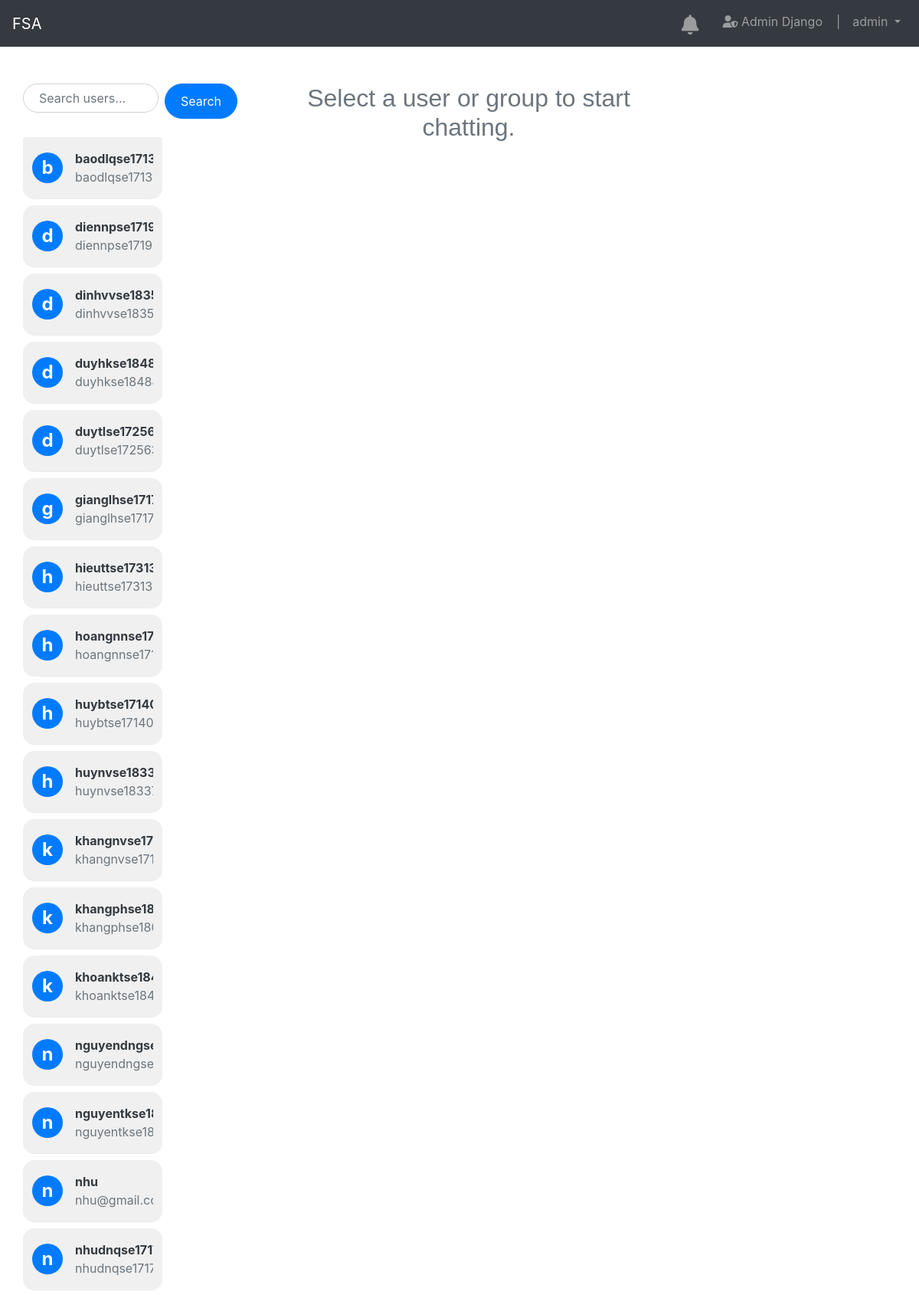
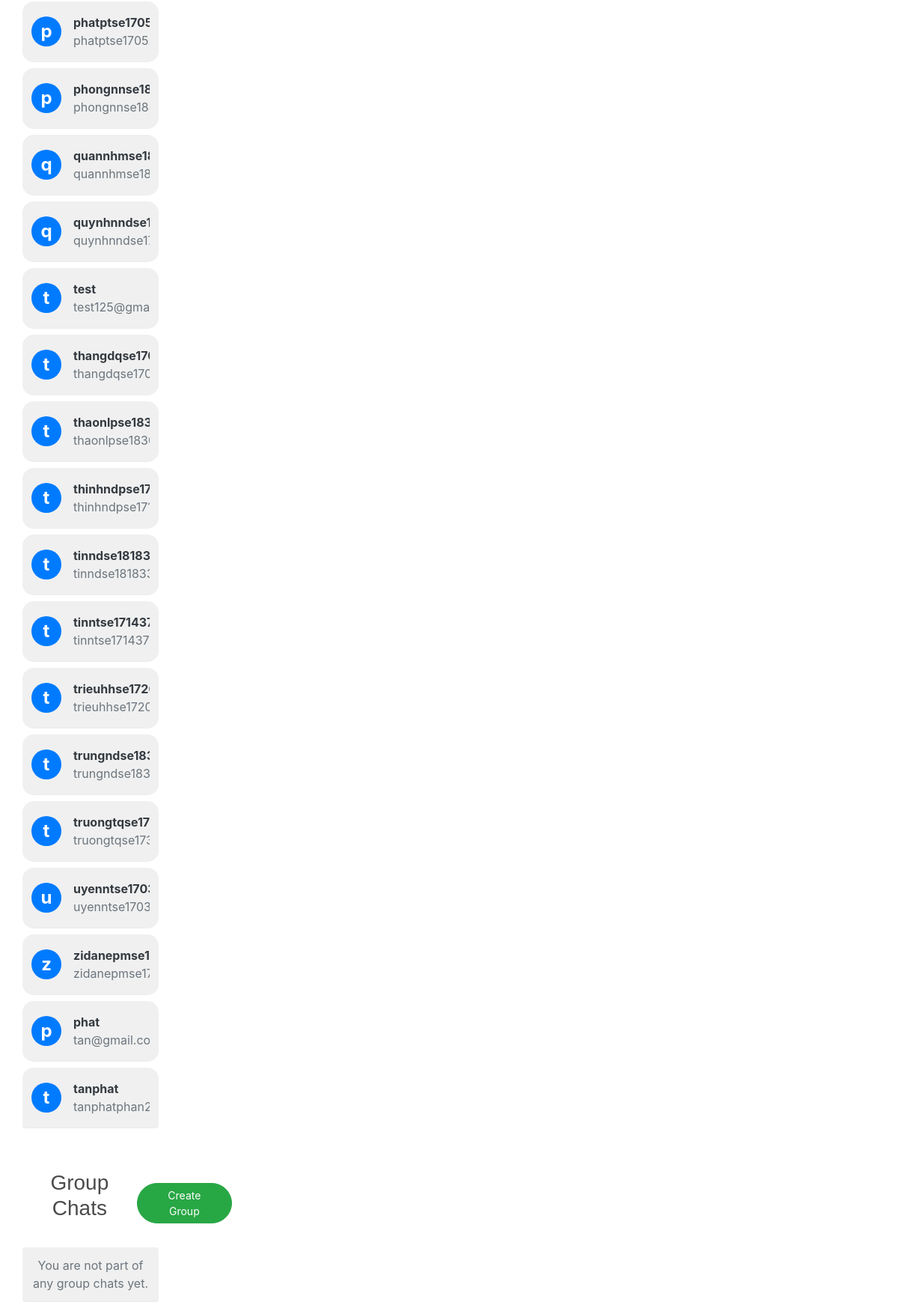
/chat/users/ (signed in), run on the app's committed database (2 pictures, top to bottom).
### user/models.py (models this page shows)
class User(AbstractUser):
    date_joined = models.DateTimeField(auto_now_add=True)
    training_programs = models.ManyToManyField(TrainingProgram, blank=True)
    modules = models.ManyToManyField(Module, related_name='assigned_users', blank=True)
    groups = models.ManyToManyField(
        Group,
        blank=True,
        help_text='The groups this user belongs to.',
        verbose_name='groups',
        related_name='custom_user_groups',
    )
    user_permissions = models.ManyToManyField(
        Permission,
        blank=True,
        help_text='Specific permissions for this user.',
        verbose_name='user permissions',
        related_name='custom_user_permissions',
    )

### chat/views.py (the view, shortened to what this page needs)
# urls.py: path('users/', views.chat_view, name='user_list'),  # User list view
def chat_view(request, username=None, group_id=None):
    current_user = request.user  # Get the current logged-in user
    search_query = request.GET.get('q', '').strip()
    if search_query:
        users = User.objects.filter(
            Q(username__icontains=search_query) |
            Q(email__icontains=search_query) |
            Q(first_name__icontains=search_query)| # Assuming full_name exists
            Q(last_name__icontains=search_query)
        ).exclude(id=current_user.id)
    else:
        users = User.objects.exclude(id=current_user.id)
    if search_query:
        group_chats = GroupChat.objects.filter(
            Q(name__icontains=search_query) &
            (Q(created_by=current_user) | Q(members=current_user))
        ).distinct()
    else:
        group_chats = GroupChat.objects.filter(
            Q(created_by=current_user) | Q(members=current_user)
        ).distinct()
    if group_id:
        group = get_object_or_404(GroupChat, id=group_id)
        if current_user not in group.members.all() and group.created_by != current_user:
            return redirect('some_error_page')  # Unauthorized access
        messages = Chat.objects.filter(group=group).order_by('timestamp')
        if request.method == "POST":
            message_text = request.POST.get('message', '').strip()
            if message_text:
                Chat.objects.create(sender=current_user, group=group, message=message_text)
                return redirect('chat:chat_view', group_id=group.id)
        context = {
            'group': group,
            'messages': messages,
            'users': users,
            'group_chats': group_chats,
            'user': current_user  # Pass the current logged-in user
        }
    else:
        context = {
            'users': users,
            'group_chats': group_chats,
            'user': current_user
        }
    return render(request, 'chat/chat_view.html', context)

### chat/templates/chat/chat_view.html (shortened to what this page needs)
{% extends 'base.html' %}
{% block content %}
<div class="container mt-5">
    <div class="row">
        <div class="col-md-3">
            <div class="user-list-container">
                <div class="search-bar mb-4">
                    <form method="GET" action="{% url 'chat:user_list' %}" class="d-flex justify-content-center">
                        <input type="text" name="q" class="form-control w-75" placeholder="Search users..." value="{{ search_query }}">
                        <button type="submit" class="btn btn-primary ml-2">Search</button>
                    </form>
                </div>
                <div class="user-list mb-5">
                    <ul class="list-group">
                        {% for user in users %}
                            <li class="list-group-item d-flex align-items-center justify-content-between py-3">
                                <div class="user-info d-flex align-items-center">
                                    <div class="user-avatar bg-primary text-white rounded-circle d-flex align-items-center justify-content-center mr-3">
                                        {{ user.username|slice:":1" }}
                                    </div>
                                    <div>
                                        <a href="{% url 'chat:chat_view' username=user.username %}" class="text-dark font-weight-bold">
                                            {{ user.username }}
                                        </a>
                                        <div class="text-muted">{{ user.email }}</div>
                                    </div>
                                </div>
                            </li>
                        {% empty %}
                            <li class="list-group-item text-center text-muted">No users found matching your search.</li>
                        {% endfor %}
                    </ul>
                </div>
                <div class="d-flex justify-content-between align-items-center mb-3">
                    <h3 class="text-center">Group Chats</h3>
                    <a href="{% url 'chat:create_group_chat' %}" class="btn btn-sm btn-success">Create Group</a>
                </div>
                <div class="group-chat-list">
                    <ul class="list-group">
                        {% for group in group_chats %}
                            <li class="list-group-item d-flex align-items-center justify-content-between py-3">
                                <div class="group-info">
                                    <a href="{% url 'chat:chat_view' group_id=group.id %}" class="text-dark font-weight-bold">{{ group.name }}</a>
                                    <div class="text-muted">Created by {{ group.created_by.username }}</div>
                                </div>
                            </li>
                        {% empty %}
                            <li class="list-group-item text-center text-muted">You are not part of any group chats yet.</li>
                        {% endfor %}
                    </ul>
                </div>
            </div>
        </div>
        <div class="col-md-6">
            <div class="chat-box-container">
                {% if group %}
                    <h1 class="text-center">{{ group.name }}</h1>
                    <div class="mt-4">
                        <div class="chat-box">
                            <ul class="list-group mb-4">
                                {% for message in messages %}
                                    <li class="list-group-item {% if message.sender == user %}sent{% else %}received{% endif %}">
                                        <div class="message-content">
                                            <strong>{{ message.sender.username }}:</strong>
                                            <p class="message-text">{{ message.message }}</p>
                                            <small class="text-muted">({{ message.timestamp|date:"M d, Y h:i A" }})</small>
                                            {% if message.sender == user %}
                                                <div class="message-actions mt-2">
                                                    <a href="{% url 'chat:edit_message' message.id %}" class="btn btn-warning btn-sm">Edit</a>
                                                    <form method="POST" action="{% url 'chat:delete_message' message.id %}" style="display:inline;">
                                                        {% csrf_token %}
                                                        <button type="submit" class="btn btn-danger btn-sm">Delete</button>
                                                    </form>
                                                </div>
                                            {% endif %}
                                        </div>
                                    </li>
                                {% empty %}
                                    <li class="list-group-item no-messages">No messages yet. Start the conversation!</li>
                                {% endfor %}
                            </ul>
                        </div>
                    </div>
                    <form method="POST" class="mb-4" id="messageForm">
                        {% csrf_token %}
                        <div class="form-group">
                            <textarea id="messageInput" name="message" rows="3" class="form-control message-input" placeholder="Type your message..." required></textarea>
                        </div>
                        <div class="text-center">
                            <button type="submit" class="btn btn-primary send-btn">Send Message</button>
                        </div>
                    </form>
                {% else %}
                    <div class="ml-4">
                        <h2 class="text-center text-muted">Select a user or group to start chatting.</h2>
                    </div>
                {% endif %}
            </div>
        </div>
    </div>
</div>
{% endblock %}

### main/templates/base.html (shortened to what this page needs)
<!DOCTYPE html>
<html lang="en">
<head>
    <link rel="stylesheet" href="https://cdnjs.cloudflare.com/ajax/libs/font-awesome/5.15.4/css/all.min.css">
    <link href="https://cdn.jsdelivr.net/npm/bootstrap@5.3.0-alpha1/dist/css/bootstrap.min.css" rel="stylesheet">
    <link rel="stylesheet" href="https://stackpath.bootstrapcdn.com/bootstrap/4.5.2/css/bootstrap.min.css">
</head>
<link rel="stylesheet" href="https://cdnjs.cloudflare.com/ajax/libs/font-awesome/6.0.0-beta3/css/all.min.css">
</head>
<body>
    <nav class="navbar navbar-expand-lg navbar-dark bg-dark">
        <a class="navbar-brand" href="{% url 'main:home' %}">FSA</a>
        <div class="collapse navbar-collapse">
            {% if request.user.is_authenticated %}
            <ul class="navbar-nav ml-auto">
                {% include 'notification_bell.html' %}
                <li class="nav-item">
                    <a class="nav-link" href="{% url 'admin:index' %}" target="_blank">
                        <i class="fas fa-user-shield"></i> Admin Django &nbsp;&nbsp;&nbsp;|
                    </a>
                </li>
                <li class="nav-item dropdown">
                    <a class="nav-link dropdown-toggle" href="#" id="navbarDropdown" role="button" data-bs-toggle="dropdown" aria-haspopup="true" aria-expanded="false">
                        {{ request.user.get_full_name|default:request.user.username }}
                    </a>
                </li>
            </ul>
        {% endif %}
        </nav>
    <div class="container-fluid mt-4">
        {% block content %}{% endblock %}
    </div>
</body>
</html>

### chat/templates/chat/chat_view.html (style rules this page uses)
.container { max-width: 1200px; margin: 0 auto; }
.d-flex { display: flex; }
.user-list-container { flex: 1; padding-right: 20px; width: 300px; margin-right: 20px; }
.chat-box-container { flex: 2; }
h1, h2, h3 { color: #4b4b4b; font-family: 'Arial', sans-serif; margin-bottom: 20px; }
.list-group-item { display: flex; align-items: flex-start; padding: 12px; margin-bottom: 8px; border-radius: 15px; max-width: 65%; background-color: #f0f0f0; border: none; border-bottom: 1px solid #e9ecef; }
.user-info { max-width: 100%; overflow: hidden; white-space: nowrap; text-overflow: ellipsis; }
.search-bar { display: flex; justify-content: center; }
.form-control { border-radius: 30px; padding: 10px 20px; max-width: 100%; overflow: hidden; box-sizing: border-box; }
.btn-primary { border-radius: 30px; padding: 10px 20px; }
.user-avatar { width: 40px; height: 40px; font-size: 1.5rem; font-weight: bold; background-color: #007bff; color: white; border-radius: 50%; display: flex; align-items: center; justify-content: center; margin-right: 10px; flex-shrink: 0; }
a.text-dark { text-decoration: none; }
.btn-success { border-radius: 30px; padding: 5px 20px; font-size: 14px; }

### data on the page
User: user.get_full_name "admin"
User: username "b", username "baodlqse17…", email "baodlqse17…"
User: username "d", username "diennpse17…", email "diennpse17…"
User: username "d", username "dinhvvse1…", email "dinhvvse18…"
User: username "d", username "duyhkse18…", email "duyhkse18…"
User: username "d", username "duytlse172…", email "duytlse172…"
User: username "g", username "gianglhse1…", email "gianglhse17…"
User: username "h", username "hieuttse17…", email "hieuttse173…"
User: username "h", username "hoangnnse…", email "hoangnnse…"
User: username "h", username "huybtse171…", email "huybtse171…"
User: username "h", username "huynvse18…", email "huynvse18…"
User: username "k", username "khangnvse…", email "khangnvse…"
User: username "k", username "khangphse…", email "khangphse…"
User: username "k", username "khoanktse…", email "khoanktse1…"
User: username "n", username "nguyendn…", email "nguyendng…"
User: username "n", username "nguyentks…", email "nguyentkse…"
User: username "n", username "nhu", email "nhu@gmail…"
User: username "n", username "nhudnqse1…", email "nhudnqse1…"
User: username "p", username "phatptse17…", email "phatptse17…"
User: username "p", username "phongnnse…", email "phongnnse…"
User: username "q", username "quannhms…", email "quannhmse…"
User: username "q", username "quynhnnd…", email "quynhnnds…"
User: username "t", username "test", email "test125@g…"
User: username "t", username "thangdqse…", email "thangdqse1…"
User: username "t", username "thaonlpse1…", email "thaonlpse1…"
User: username "t", username "thinhndps…", email "thinhndpse…"
User: username "t", username "tinndse181…", email "tinndse1818…"
User: username "t", username "tinntse1714…", email "tinntse1714…"
User: username "t", username "trieuhhse1…", email "trieuhhse17…"
User: username "t", username "trungndse1…", email "trungndse1…"
User: username "t", username "truongtqse…", email "truongtqse…"
User: username "u", username "uyenntse1…", email "uyenntse17…"
User: username "z", username "zidanepms…", email "zidanepms…"
User: username "p", username "phat", email "tan@gmail.…"
User: username "t", username "tanphat", email "tanphatpha…"
